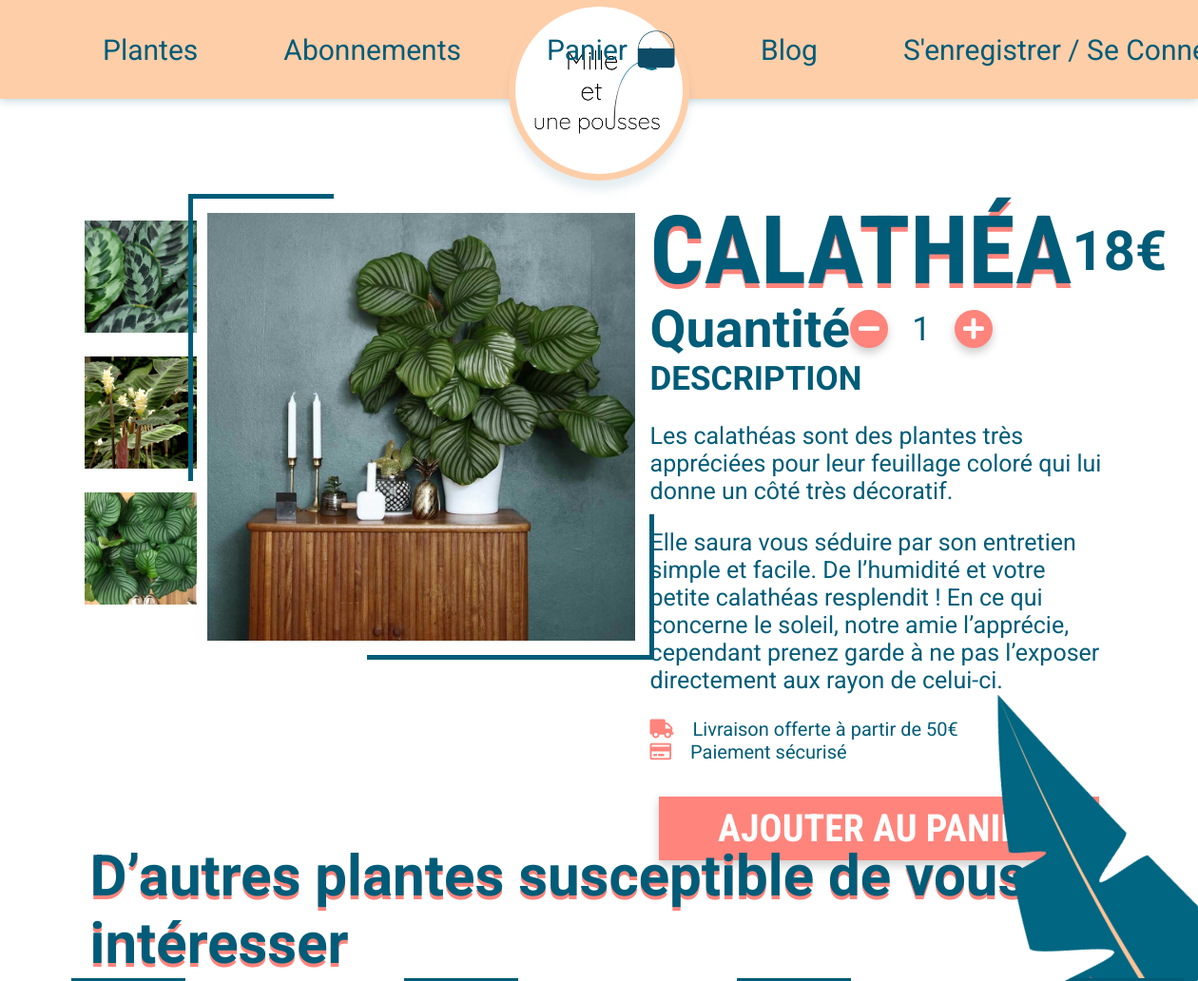
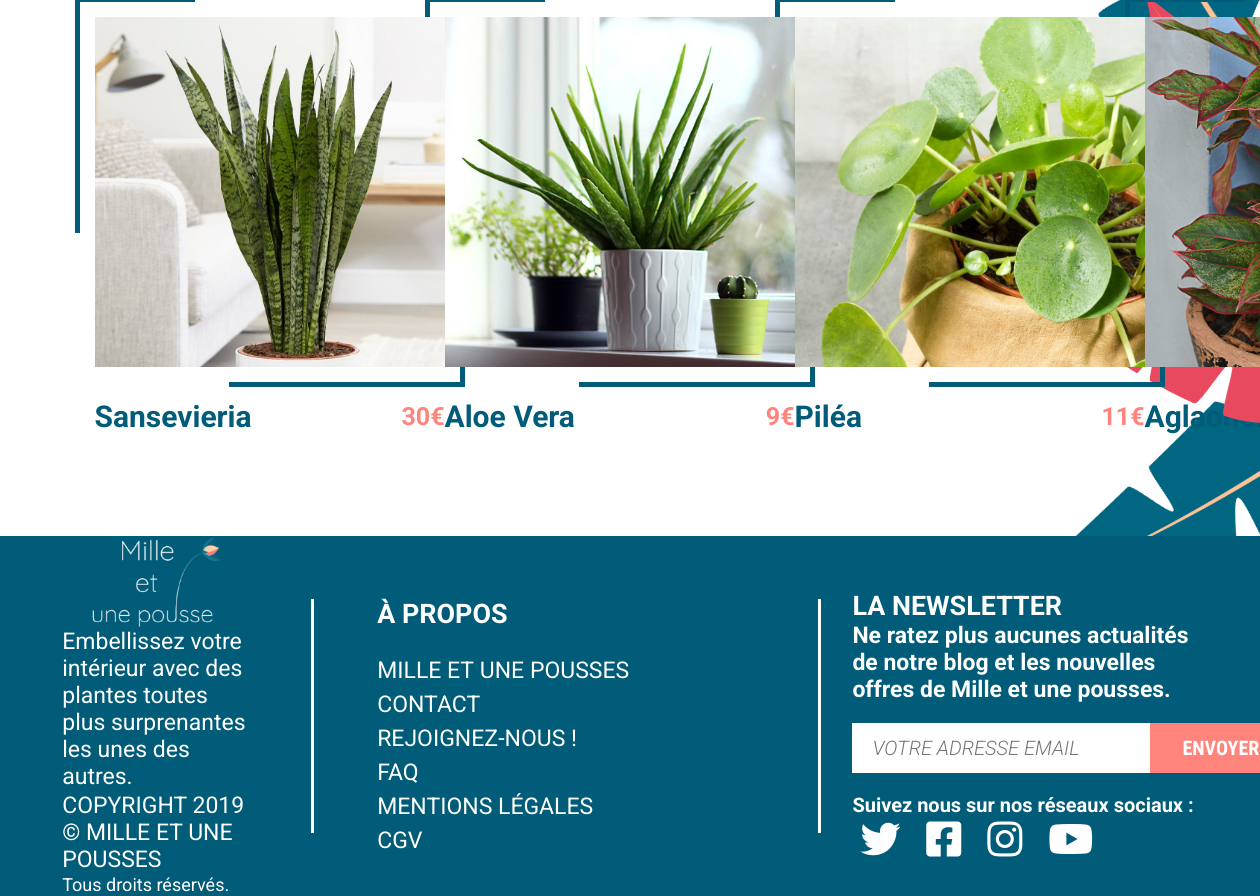
Screenshot of /product/details/Calathéa with the database file from the repository (2 pictures, top to bottom).
### tables this page shows
CREATE TABLE `product_images` (
  `id` int(11) NOT NULL,
  `path` text NOT NULL,
  `alt` varchar(255) NOT NULL,
  `sort_order` int(11) NOT NULL,
  `product_id` int(11) NOT NULL
);

CREATE TABLE `products` (
  `id` int(11) NOT NULL,
  `name` varchar(100) NOT NULL,
  `price` int(11) NOT NULL,
  `description` text NOT NULL,
  `options` varchar(55) DEFAULT NULL,
  `maintenance` text
);

### src/Controllers/ProductController.php (called while the page is built, shortened)
<?php
class ProductController {
  public function detailsAction($name) {
    $name = urldecode($name);
    $pdo = Connection::getInstance();
    $product = Product::getProductByName($pdo, $name);
    $images = Image::getByName($pdo, $name);
    $otherProducts = Product::getOtherProducts($pdo, $name);
    shuffle($otherProducts);
    include "./product.php";
  }
}

### public/index.php (called while the page is built, shortened)
<?php
$request_url = $_SERVER['REQUEST_URI'];
$path = parse_url($request_url, PHP_URL_PATH);
$url_composants = explode("/", $path, 4);
if (isset($url_composants[3])) {
  $argument = $url_composants[3];
} else {
  $argument = null;
}
if (isset($url_composants[1])) {
  if (strlen($url_composants[1]) == 0) {
    $controller_name = "index";
  } else {
    $controller_name = $url_composants[1];
  }
} else {
  $controller_name = "index";
}
if (isset($url_composants[2])) {
  $action_name = $url_composants[2];
} else {
  $action_name = "index";
}
try {
  list($controller, $action) = Services\Router::load($controller_name, $action_name);
} catch (Services\Exception\ControllerNotFound $e) {
  $controller = new Controllers\ErrorController();
  $action = "e404";
  $argument = $e;
} catch (Services\Exception\ActionNotFound $e) {
  $controller = new Controllers\ErrorController();
  $action = "e404";
  $argument = $e;
} catch (Exception $e) {
  $controller = new Controllers\ErrorController();
  $action = "e500";
  $argument = $e;
}
$result = $controller->$action($argument);

### src/Models/Image.php (called while the page is built, shortened)
<?php
class Image {
  public static function getByName($pdo, $name) {
    $sql = "SELECT path, alt FROM `product_images` LEFT JOIN products ON products.id = product_images.product_id WHERE products.name = :name AND product_images.sort_order = 2";
    $q = $pdo->prepare($sql);
    $q->bindParam("name", $name);
    $q->execute();
    return $q->fetchAll();
  }
}

### src/Models/Product.php (called while the page is built, shortened)
<?php
class Product {
  public static function getProductByName($pdo, $name) {
    $sql = "SELECT products.id, products.price, products.description, products.maintenance, product_images.path, product_images.alt
            FROM products
            LEFT JOIN product_images ON product_images.product_id = products.id
            WHERE name = :name AND product_images.sort_order = 1";
    $q = $pdo->prepare($sql);
    $q->bindParam("name", $name);
    $q->execute();
    return $q->fetch();
  }
  public static function getOtherProducts($pdo, $name) {
    $sql = "SELECT products.id, products.name, products.price, product_images.path, product_images.alt
            FROM products
            LEFT JOIN product_images ON products.id = product_images.product_id
            WHERE product_images.sort_order = 1 AND products.name <> :name";
    $q = $pdo->prepare($sql);
    $q->bindParam("name", $name);
    $q->execute();
    return $q->fetchAll();
  }
}

### src/views/product.php (the view, shortened to what this page needs)
<?php include "./inc/head.php";?>
<main class="productPage">
    <section class="product-one">
        <div class="container">
            <div class="imgs">
                <?php foreach ($images as $image): ?>
                <div class="otherImg">
                    <img class="imgsProduct" src="<?php echo $image["path"] ?>" alt="<?php echo $image["alt"] ?>"
                        title="photo de <?php echo $image["alt"] ?>">
                </div>
                <?php endforeach?>
            </div>
            <div class="imgPrincipal">
                <img id="imgProduct" src="<?php echo $product["path"] ?>" alt="<?php echo $product["alt"] ?>"
                    title="photo de <?php echo $product["alt"] ?>">
            </div>
            <form method="POST" action="/user/addtocart" class="text">
                <header>
                    <h1 class="title c-deepBlue"><?php echo $name ?></h1>
                    <p class="price c-deepBlue"><?php echo floatval($product["price"]) / 100 ?>&euro;</p>
                </header>
                <div class="quantity">
                    <h3 class="c-deepBlue">quantité</h3>
                    <div>
                        <button id="less" type="button" class="btn btn-quantity btn-lightPink b-lightPink"
                            title="retirer un article">
                            <i class="fas fa-minus c-white"></i>
                        </button>
                        <input id="quantity" class="c-deepBlue" type="number" name="quantity" min="1" value="1"
                            title="nombre d'articles selectionnés">
                        <button id="more" type="button" class="btn btn-quantity btn-lightPink b-lightPink"
                            title="ajouter un article">
                            <i class="fas fa-plus c-white"></i>
                        </button>
                    </div>
                </div>
                <div class="description">
                    <h4 class="c-deepBlue">description</h4>
                    <p class="c-deepBlue"><?php echo $product["description"] ?></p>
                    <p class="c-deepBlue"><?php echo $product["maintenance"] ?></p>
                </div>
                <div class="delivery">
                    <div>
                        <i class="fas fa-truck c-lightPink"></i>
                        <p class="c-deepBlue">Livraison offerte à partir de 50€</p>
                    </div>
                    <div>
                        <i class="far fa-credit-card c-lightPink"></i>
                        <p class="c-deepBlue">Paiement sécurisé</p>
                    </div>
                </div>
                <input class="btn btn-lightPink b-lightPink c-white" type="submit" value="ajouter au panier"
                    title="ajouter le nombre d'article sélectionné au panier">
            </form>
        </div>
    </section>
    <section class="product-two">
        <div class="container">
            <h2 class="c-deepBlue">D’autres plantes susceptible de vous intéresser</h2>
            <div class="other-products">
                <?php foreach ($otherProducts as $product): ?>
                <div>
                    <div class="frame">
                        <a href="/product/details/<?php echo urlencode($product["name"]) ?>">
                            <img src="<?php echo $product["path"] ?>" alt="<?php echo $product["alt"] ?>"
                                alt="photo de <?php echo $product["alt"] ?>">
                        </a>
                    </div>
                    <div class="info">
                        <h4 class="c-deepBlue"><?php echo $product["name"] ?></h4>
                        <h5 class="c-lightPink"><?php echo floatval($product["price"]) / 100 ?>&euro;</h5>
                    </div>
                </div>
                <?php endforeach?>
            </div>
        </div>
    </section>
</main>
<?php include "./inc/foot.php";?>

### rows the page displays
product_images: path+alt (picture)
product_images: path (picture)
product_images: path (picture)
product_images: path+alt (picture), floatval($product['price'])/100 "18", product.description "Les calathéas sont des plantes très appréciées pour leur feuillage coloré qui lui donne un côté très décoratif.", product.maintenance "Elle saura vous séduire par son entretien simple et facile. De l’humidité et votre petite calathéas resplendit ! En ce qui concerne le soleil, notre amie l’apprécie, cependant prenez garde à ne pas l’exposer directement aux rayon de celui-ci."
product_images: path+alt (picture), product.name "Sansevieria", floatval($product['price'])/100 "30"
product_images: path (picture), product.name "Aloe Vera", floatval($product['price'])/100 "9"
product_images: path (picture), product.name "Piléa"
product_images: path+alt (picture)

### other values shown
$name "CALATHÉA"
